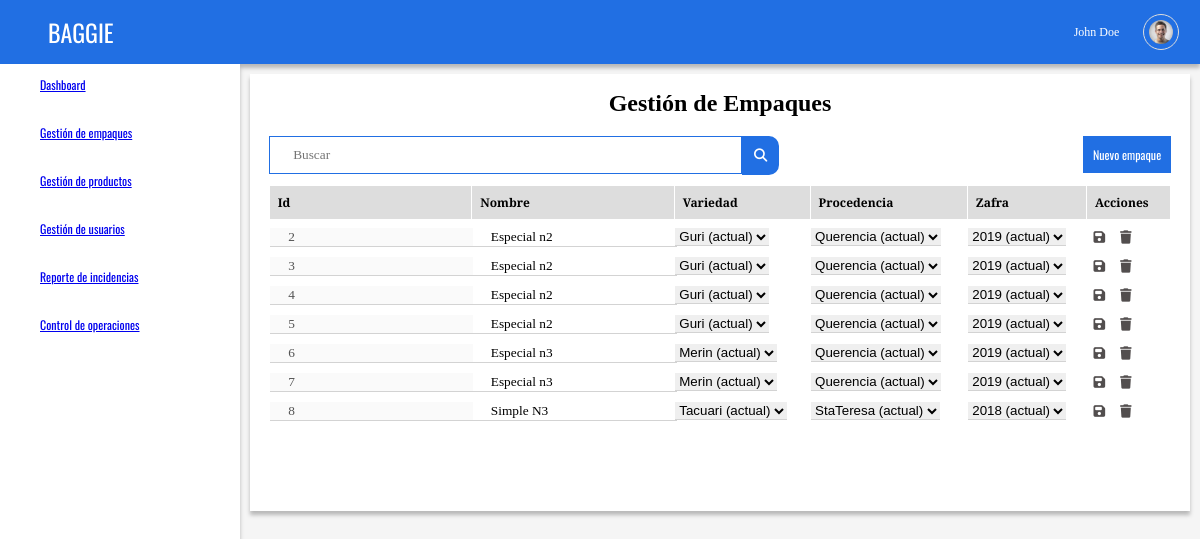
/productos/, run on the app's committed database.
### productos/models.py (models this page shows)
class Producto(models.Model):
    Tipo = models.CharField(max_length=15)
    Nombre = models.CharField(max_length=25)
    Procedencia = models.CharField(max_length=30)
    Variedad = models.CharField(max_length=15)
    Zafra = models.CharField(max_length=15)

### productos/views.py (the view)
# urls.py: path('productos/', include('productos.urls')),
def productos(request):
    productos = Producto.objects.all()
    return render (request, 'productos/lista_productos.html', {'productos': productos})

### productos/templates/productos/lista_productos.html (shortened to what this page needs)
{% extends "main_layout.html" %}
{% block body %}
<div class="card" id="carta1">
<h1 class="card_title">Gestión de Empaques</h1>
<div class="card_body">
  <span><form action="fbp/" method="POST" name="busqueda_empaques">
  <input type="text" name="busqueda" placeholder="Buscar" class="searcher">
  <button type="submit" value="Send" id="send" class="button_search"><i class="fas fa-search"></i></button>
  </form></span>
  <a class="button" href=/empaques/frm/>Nuevo empaque</a><br>
    {% if productos %}
    <table>
      <tr>
        <th>Id</th>
        <th>Nombre</th>
        <th>Variedad</th>
        <th>Procedencia</th>
        <th>Zafra</th>
        <th>Acciones</th>
      </tr>
      {% for producto in productos %}
      <tr>
      <form action="modify/" method="POST" name="gestion_productos" class="card_body">
      <td><input type="number" name="id" placeholder="Id" value="{{ producto.id }}" disabled></td>
      <td><input type="text" name="nombre" placeholder="Nombre"  value="{{ producto.Nombre }}"></td>
      <td><select name="variedad" id="variedad">
        <option value="{{ producto.Variedad }}" selected>{{ producto.Variedad }} (actual)</option>
      </select></td>
      <td><select name="procedencia" id="procedencia">
        <option value="{{ producto.Procedencia }}" selected>{{ producto.Procedencia }} (actual)</option>
      </select></td>
      <td><select name="zafra" id="zafra">
        <option value="{{ producto.Zafra }}" selected>{{ producto.Zafra }} (actual)</option>
      </select></td>
      <td><button type="submit" value="Modificar" id="send" class="button_icon" title="Guardar"><i class="fas fa-save"></i></button>
          <button type="submit" value="Borrar" id="send" class="button_icon" title="Borrar"><a class="fas fa-trash"></a></button>
      </td>
    </form>
  </tr>
      {% endfor %}
    {% else %}
      <p>No hay resultados.</p>
    {% endif %}
</div>
{% endblock %}

### static/css/theme.css (style rules this page uses)
:root { --P-Font:'Oswald', sans-serif; --S-Font:'EB Garamond', serif; --P-Negro: #524E4E; --P-Azul: #216FE3; --S-Azul: #403EAA; --P-Verde: #5A8637; --P-Amarillo: #A7B12F; --P-Rojo: #B43636; --S-Rojo: #8A4444; }
body { background-color: #F5F5F5; font-size: 1vw; margin: 0 !important; padding: 0 !important; }
#carta1 { grid-area:area1; }
.card { margin:10px; background-color: white; height: auto; width: auto; box-shadow: 0px 4px 4px rgba(0, 0, 0, 0.25); }
.card_title { font-family: var(--P-Azul); text-align: center; height: auto; width: 100%; }
.card_body { font-family: var(--S-Font); width: 96%; height: auto; text-align: justify; margin: 2%; }
input, textarea { text-indent: 1rem; font-family: var(--S-Font); width: 100%; display:block; border:none; border-bottom:1px solid lightgray; }
select { padding: 0; border:none; border-bottom:1px solid lightgray; border-radius: 0 !important; }
.button { font-family: var(--P-Font); float:right; background-color: var(--P-Azul); color: white; text-decoration: none; padding: 10px; display: inline-block; border: none; margin-bottom: 10px; }
.button_icon { background: transparent; border: none !important; color: var(--P-Negro); }
.searcher { border: solid 1px var(--P-Azul); padding: 10px; text-indent: 1em; font-family: var(--S-Font); width: 50% !important; display: block; float: left; }
.button_search { padding: 10px; background: var(--P-Azul); border: solid 2px var(--P-Azul); border-radius: 0 10px 10px 0; color: white; float:left; display: inline-block; text-decoration: none; margin-bottom: 10px; margin-left: 0; }
table { border-collapse: collapse; width: 100%; }
th { font-family: var(--S-Font); border: 1px solid white; background-color: #dddddd; text-align: left; padding: 8px; }
td { font-family: var(--S-Font); border-bottom: 1px solid white; text-align: left; padding: 8px 1px 1px 1px; margin-bottom: 10px; }

### static/css/modales.css (style rules this page uses)
:root { --P-Font:'Oswald', sans-serif; --S-Font:'EB Garamond', serif; --P-Negro: #524E4E; --P-Azul: #216FE3; --S-Azul: #403EAA; --P-Verde: #5A8637; --P-Amarillo: #A7B12F; --P-Rojo: #B43636; --S-Rojo: #8A4444; }

### data on the page
Producto: id "2", nombre "Especial n2", variedad "Guri (actual)", procedencia "Querencia (actual)", zafra "2019 (actual)"
Producto: id "3", nombre "Especial n2", variedad "Guri (actual)", procedencia "Querencia (actual)", zafra "2019 (actual)"
Producto: id "4", nombre "Especial n2", variedad "Guri (actual)", procedencia "Querencia (actual)", zafra "2019 (actual)"
Producto: id "5", nombre "Especial n2", variedad "Guri (actual)", procedencia "Querencia (actual)", zafra "2019 (actual)"
Producto: id "6", nombre "Especial n3", variedad "Merin (actual)", procedencia "Querencia (actual)", zafra "2019 (actual)"
Producto: id "7", nombre "Especial n3", variedad "Merin (actual)", procedencia "Querencia (actual)", zafra "2019 (actual)"
Producto: id "8", nombre "Simple N3", variedad "Tacuari (actual)", procedencia "StaTeresa (actual)", zafra "2018 (actual)"
